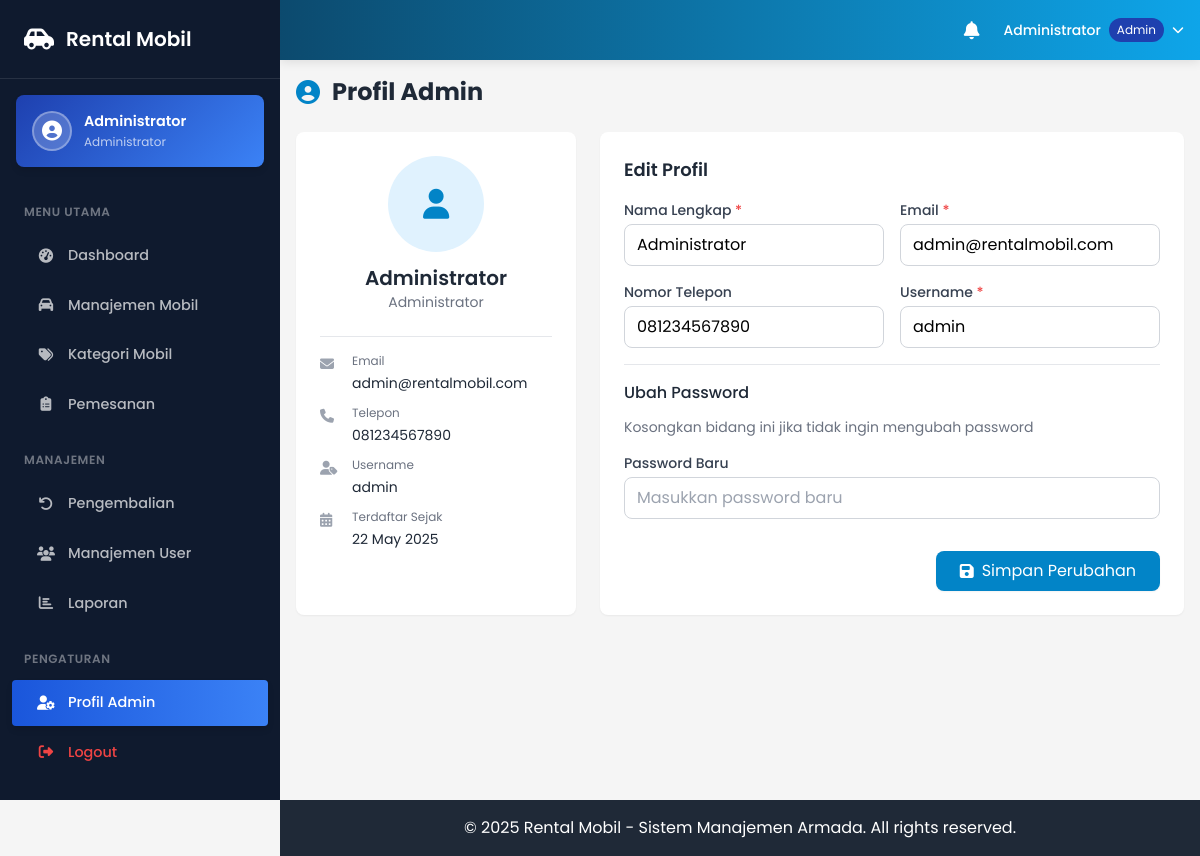
The page /admin/profile.php (signed in) on the database its author committed.
### tables this page shows
CREATE TABLE IF NOT EXISTS users (
    id INT AUTO_INCREMENT PRIMARY KEY,
    username VARCHAR(50) NOT NULL UNIQUE,
    password VARCHAR(255) NOT NULL,
    nama VARCHAR(100) NOT NULL,
    email VARCHAR(100) NOT NULL UNIQUE,
    no_telp VARCHAR(15) NOT NULL,
    alamat TEXT NOT NULL,
    no_ktp VARCHAR(20) NOT NULL,
    foto_ktp VARCHAR(255),
    status ENUM('aktif', 'nonaktif') DEFAULT 'aktif',
    role ENUM('admin', 'user') DEFAULT 'user',
    created_at TIMESTAMP DEFAULT CURRENT_TIMESTAMP,
    updated_at TIMESTAMP DEFAULT CURRENT_TIMESTAMP ON UPDATE CURRENT_TIMESTAMP
);

### admin/profile.php (the view, shortened to what this page needs)
<?php
require_once 'includes/header.php';
$db = new Database();
$conn = $db->getConnection();
$adminId = $_SESSION['admin_id'] ?? 0;
$stmt = $conn->prepare("SELECT * FROM users WHERE id = ? AND role = 'admin'");
$stmt->execute([$adminId]);
$admin = $stmt->fetch(PDO::FETCH_ASSOC);
?>
<div class="flex justify-between items-center mb-6">
    <h1 class="text-2xl font-bold text-gray-800 flex items-center">
        <i class="fas fa-user-circle mr-3 text-primary-600"></i> Profil Admin
    </h1>
</div>
<div class="grid grid-cols-1 md:grid-cols-3 gap-6">
    <div class="bg-white rounded-lg shadow-sm p-6">
        <div class="text-center mb-6">
            <div class="w-24 h-24 bg-primary-100 text-primary-600 rounded-full mx-auto flex items-center justify-center text-3xl mb-3">
                <i class="fas fa-user"></i>
            </div>
            <h2 class="text-xl font-semibold text-gray-800"><?= htmlspecialchars($admin['nama']) ?></h2>
            <p class="text-gray-500 text-sm">Administrator</p>
        </div>
        <div class="border-t border-gray-200 pt-4">
            <ul class="space-y-3 text-sm">
                <li class="flex items-start">
                    <i class="fas fa-envelope text-gray-400 mt-1 mr-3 w-5"></i>
                    <div>
                        <p class="text-xs text-gray-500 mb-1">Email</p>
                        <p class="text-gray-800"><?= htmlspecialchars($admin['email']) ?></p>
                    </div>
                </li>
                <li class="flex items-start">
                    <i class="fas fa-phone text-gray-400 mt-1 mr-3 w-5"></i>
                    <div>
                        <p class="text-xs text-gray-500 mb-1">Telepon</p>
                        <p class="text-gray-800"><?= htmlspecialchars($admin['no_telp'] ?? 'Belum diisi') ?></p>
                    </div>
                </li>
                <li class="flex items-start">
                    <i class="fas fa-user-tag text-gray-400 mt-1 mr-3 w-5"></i>
                    <div>
                        <p class="text-xs text-gray-500 mb-1">Username</p>
                        <p class="text-gray-800"><?= htmlspecialchars($admin['username']) ?></p>
                    </div>
                </li>
                <li class="flex items-start">
                    <i class="fas fa-calendar-alt text-gray-400 mt-1 mr-3 w-5"></i>
                    <div>
                        <p class="text-xs text-gray-500 mb-1">Terdaftar Sejak</p>
                        <p class="text-gray-800"><?= date('d F Y', strtotime($admin['created_at'])) ?></p>
                    </div>
                </li>
            </ul>
        </div>
    </div>
    <div class="bg-white rounded-lg shadow-sm p-6 md:col-span-2">
        <h2 class="text-lg font-semibold text-gray-800 mb-4">Edit Profil</h2>
        <form action="" method="POST" class="space-y-4">
            <div class="grid grid-cols-1 md:grid-cols-2 gap-4">
                <div>
                    <label for="nama" class="block text-sm font-medium text-gray-700 mb-1">Nama Lengkap <span class="text-red-500">*</span></label>
                    <input type="text" id="nama" name="nama" value="<?= htmlspecialchars($admin['nama']) ?>" required class="w-full border border-gray-300 px-3 py-2 rounded-lg focus:outline-none focus:ring-2 focus:ring-primary-500 focus:border-primary-500">
                </div>
                <div>
                    <label for="email" class="block text-sm font-medium text-gray-700 mb-1">Email <span class="text-red-500">*</span></label>
                    <input type="email" id="email" name="email" value="<?= htmlspecialchars($admin['email']) ?>" required class="w-full border border-gray-300 px-3 py-2 rounded-lg focus:outline-none focus:ring-2 focus:ring-primary-500 focus:border-primary-500">
                </div>
                <div>
                    <label for="no_telp" class="block text-sm font-medium text-gray-700 mb-1">Nomor Telepon</label>
                    <input type="text" id="no_telp" name="no_telp" value="<?= htmlspecialchars($admin['no_telp'] ?? '') ?>" class="w-full border border-gray-300 px-3 py-2 rounded-lg focus:outline-none focus:ring-2 focus:ring-primary-500 focus:border-primary-500">
                </div>
                <div>
                    <label for="username" class="block text-sm font-medium text-gray-700 mb-1">Username <span class="text-red-500">*</span></label>
                    <input type="text" id="username" name="username" value="<?= htmlspecialchars($admin['username']) ?>" required class="w-full border border-gray-300 px-3 py-2 rounded-lg focus:outline-none focus:ring-2 focus:ring-primary-500 focus:border-primary-500">
                </div>
            </div>
            <div class="border-t border-gray-200 pt-4 mt-4">
                <h3 class="text-md font-medium text-gray-800 mb-3">Ubah Password</h3>
                <p class="text-sm text-gray-500 mb-4">Kosongkan bidang ini jika tidak ingin mengubah password</p>
                <div>
                    <label for="password" class="block text-sm font-medium text-gray-700 mb-1">Password Baru</label>
                    <input type="password" id="password" name="password" class="w-full border border-gray-300 px-3 py-2 rounded-lg focus:outline-none focus:ring-2 focus:ring-primary-500 focus:border-primary-500" placeholder="Masukkan password baru">
                </div>
            </div>
            <div class="flex justify-end pt-4">
                <button type="submit" class="bg-primary-600 hover:bg-primary-700 text-white py-2 px-6 rounded-lg shadow-sm transition duration-200 flex items-center">
                    <i class="fas fa-save mr-2"></i> Simpan Perubahan
                </button>
            </div>
        </form>
    </div>
</div>
<?php require_once 'includes/footer.php'; ?>

### admin/includes/header.php (style rules this page uses)
body { font-family: 'Poppins', sans-serif; background-color: #f5f5f5; }

### rows shown on the page
users: nama "Administrator", email "admin@rentalmobil.com", no_telp "081234567890", username "admin", created_at "22 May 2025"

### other values the page prints
$_SESSION['admin_nama'] "Administrator"
